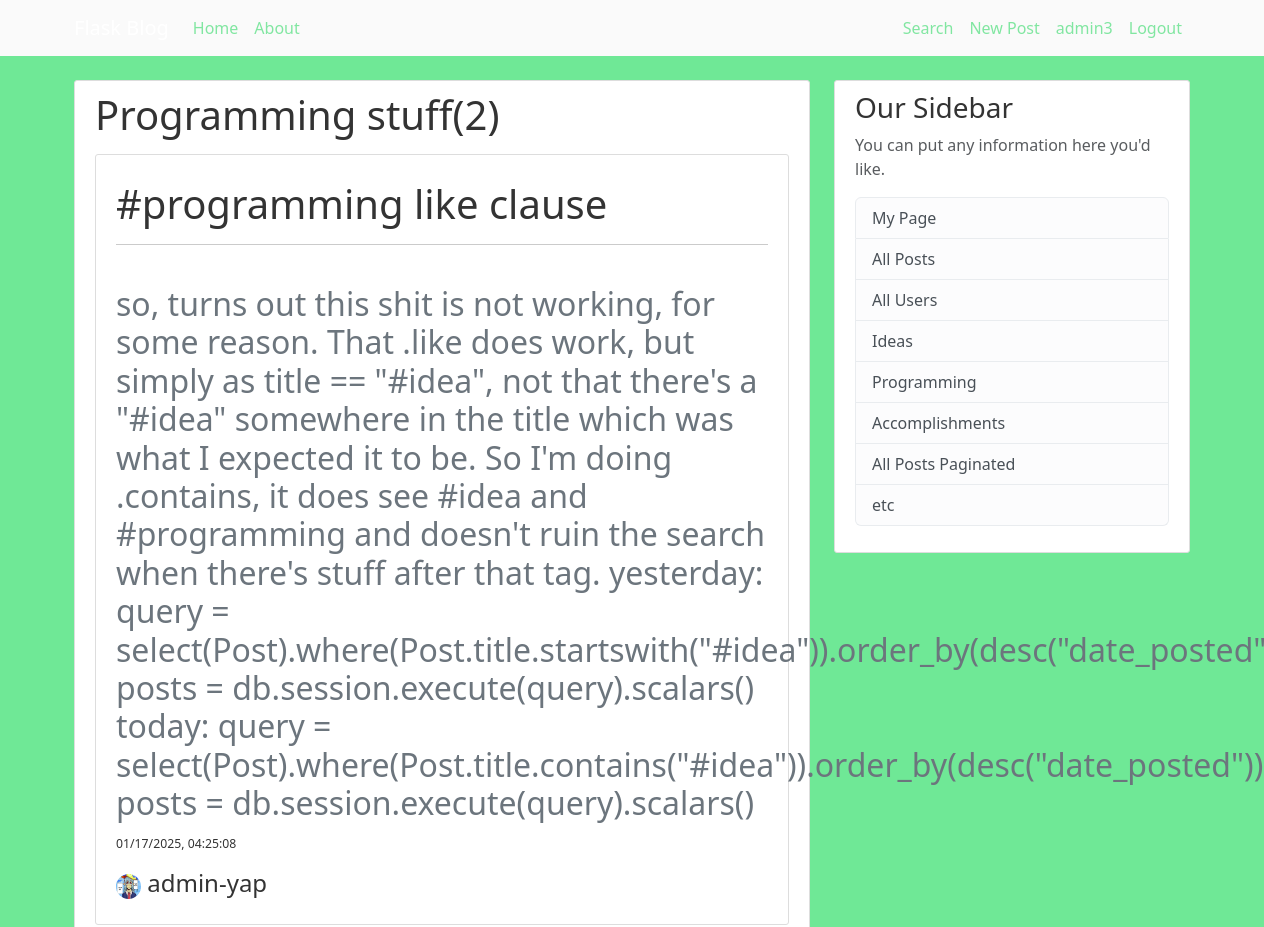
The app's page /all-posts/programming (signed in, upper part), older data.
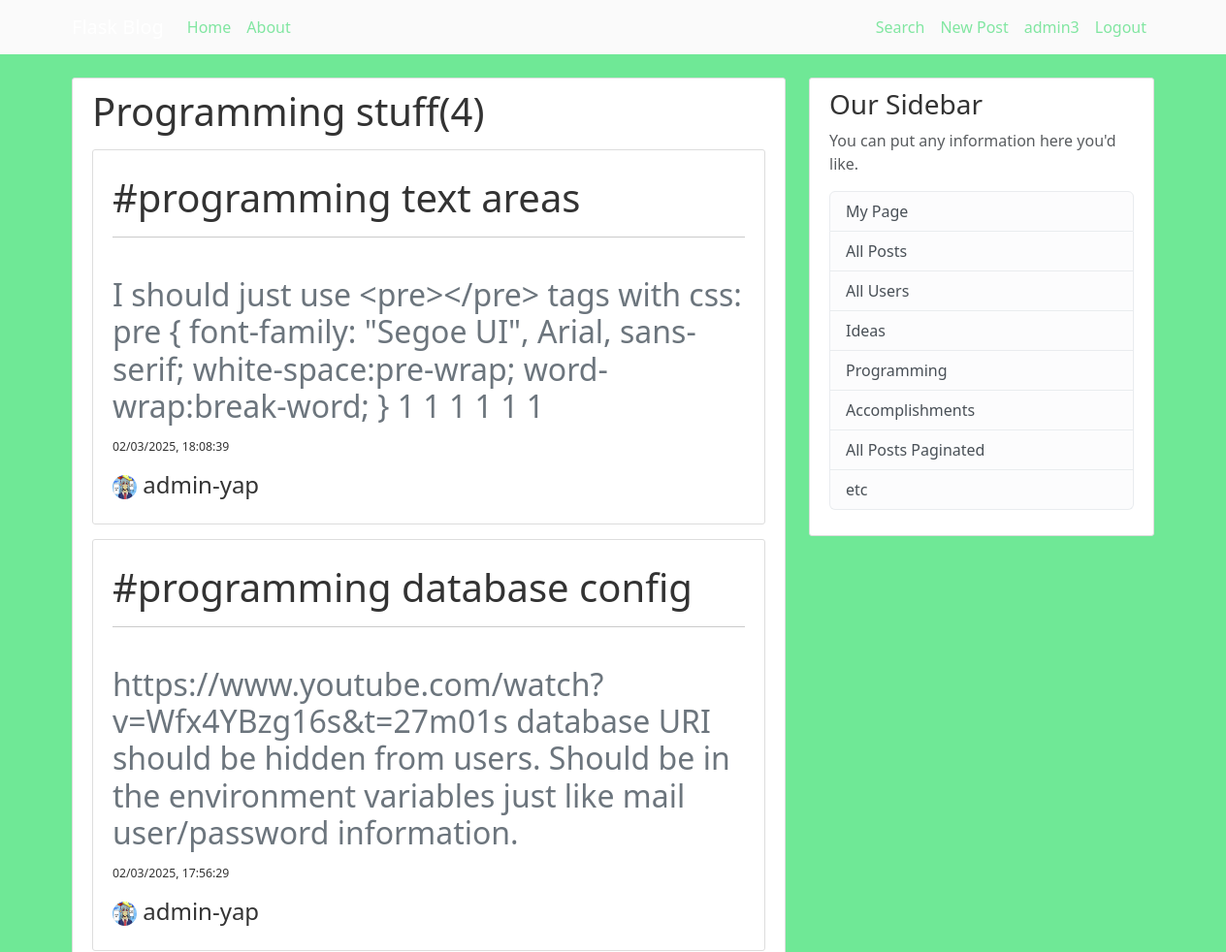
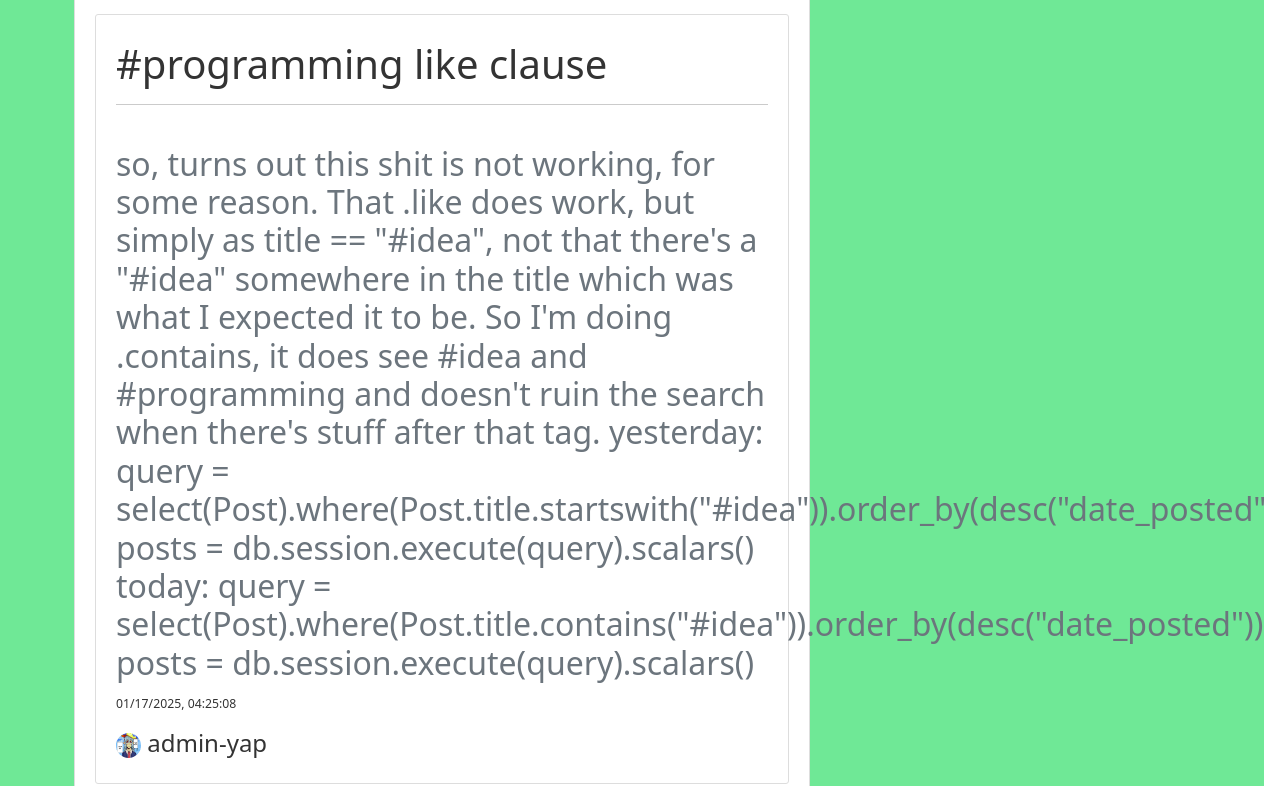
The same page, newer data (2 pictures, top to bottom).
### bungee_gum/models.py (models this page shows, shortened)
class Post(db.Model):
    id = db.Column(db.Integer, primary_key=True)
    title = db.Column(db.String(100), nullable=False)
    date_posted = db.Column(db.DateTime, nullable=False, default=lambda: datetime.now(timezone.utc))
    content = db.Column(db.Text, nullable=False)
    user_id = db.Column(db.Integer, db.ForeignKey("user.id"), nullable=False)

class User(db.Model, UserMixin):
    id = db.Column(db.Integer, primary_key=True)
    username = db.Column(db.String(20), unique=True, nullable=False)
    email = db.Column(db.String(120), unique=True, nullable=False)
    image_file = db.Column(db.String(20), nullable=False, default="default.jpg")
    password = db.Column(db.String(60), nullable=False)
    posts = db.relationship("Post", backref="author", lazy="subquery")

### bungee_gum/routes.py (the view)
@app.route("/all-posts/programming")
def post_programming():
    query = select(Post).where(Post.title.contains("#programming")).order_by(desc("date_posted"))
    posts = db.session.execute(query).scalars()
    posts_num = db.session.execute(query).scalars()
    b = 0
    for postik in posts_num:
        b += 1
    return render_template("all-posts-custom.html", posts=posts, legend="Programming stuff",
                           title="Programming", posts_num=b)

### bungee_gum/models.py (called while the page is built)
@login_manager.user_loader
def load_user(user_id):
    return User.query.get(int(user_id))

### bungee_gum/templates/all-posts-custom.html
{% extends "base.html" %}
{% block body %}
<div class="content-section">
    <span class="h1">{{ legend }}({{ posts_num }})</span>
    {% for post in posts %}
        <div class="content-section">
            <div class="media">
                    <a href="{{ url_for('post_view', id=post.id) }}" class="text-decoration-none h1"><h1 class="account-heading"></h1>{{ post.title }}</a>
                <hr> <br>
                    <h2 class="text-secondary">{{ post.content }}</h2>
                    <a href="{{ url_for('post_view', id=post.id) }}" class="text-decoration-none small h4">
                        <small class="mute">{{ post.date_posted.strftime('%m/%d/%Y, %H:%M:%S') }}</small></a>
            </div>
            <div>
                <a href="{{ url_for('specific_user', id=post.author.id) }}" class="text-decoration-none h4">
                    <img class="rounded-circle account-img-smol" src="{{ url_for('static', filename='profile-pics/' + post.author.image_file)}}">
                    {{ post.author.username }}</a>
            </div>
        </div>
    {% endfor %}
</div>
{% endblock body %}

Row changes from the older to the newer data that the page shows:
added Post: title "#programming text areas", content "I should just use <pre></pre> tags with css: pre { font-family: \"Segoe UI\", Arial, sans-serif; white-space:pre-wrap; word-wrap:break-word; } 1 1 1 1 1 1", date_posted "02/03/2025, 18:08:39", image_file (picture), author.username "admin-yap"
added Post: title "#programming database config", content "https://www.youtube.com/watch?v=Wfx4YBzg16s&t=27m01s database URI should be hidden from users. Should be in the environment variables just like mail user/password information.", date_posted "02/03/2025, 17:56:29", image_file (picture), author.username "admin-yap"
Text that changed along with them:
{{ posts_num }}: "2" → "4"
